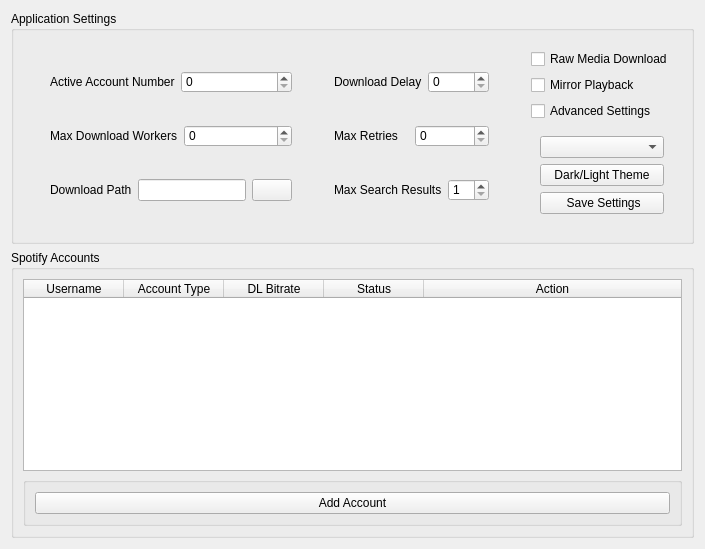
      <widget class="QWidget" name="settings">
       <attribute name="title">
        <string>Settings</string>
       </attribute>
       <layout class="QVBoxLayout" name="verticalLayout">
        <item>
         <widget class="QGroupBox" name="groupBox">
          <property name="minimumSize">
           <size>
            <width>0</width>
            <height>0</height>
           </size>
          </property>
          <property name="title">
           <string>Application Settings</string>
          </property>
          <property name="flat">
           <bool>false</bool>
          </property>
          <layout class="QHBoxLayout" name="horizontalLayout_7">
           <item>
            <widget class="QGroupBox" name="groupBox_10">
             <property name="minimumSize">
              <size>
               <width>0</width>
               <height>0</height>
              </size>
             </property>
             <property name="styleSheet">
              <string notr="true">QGroupBox {
	border:0;
}</string>
             </property>
             <property name="title">
              <string/>
             </property>
             <property name="flat">
              <bool>true</bool>
             </property>
             <layout class="QHBoxLayout" name="horizontalLayout_16">
              <item>
               <widget class="QGroupBox" name="groupBox_15">
                <property name="minimumSize">
                 <size>
                  <width>0</width>
                  <height>0</height>
                 </size>
                </property>
                <property name="autoFillBackground">
                 <bool>false</bool>
                </property>
                <property name="title">
                 <string/>
                </property>
                <property name="flat">
                 <bool>true</bool>
                </property>
                <property name="checkable">
                 <bool>false</bool>
                </property>
                <layout class="QVBoxLayout" name="verticalLayout_6">
                 <item>
                  <widget class="QGroupBox" name="groupBox_14">
                   <property name="minimumSize">
                    <size>
                     <width>0</width>
                     <height>0</height>
                    </size>
                   </property>
                   <property name="title">
                    <string/>
                   </property>
                   <property name="flat">
                    <bool>true</bool>
                   </property>
                   <layout class="QHBoxLayout" name="horizontalLayout_11">
                    <item>
                     <widget class="QLabel" name="lb_parsing_acc_sn">
                      <property name="text">
                       <string>Active Account Number</string>
                      </property>
                     </widget>
                    </item>
                    <item>
                     <widget class="QSpinBox" name="inp_parsing_acc_sn"/>
                    </item>
                   </layout>
                  </widget>
                 </item>
                 <item>
                  <widget class="QGroupBox" name="groupBox_11">
                   <property name="minimumSize">
                    <size>
                     <width>0</width>
                     <height>0</height>
                    </size>
                   </property>
                   <property name="title">
                    <string/>
                   </property>
                   <property name="flat">
                    <bool>true</bool>
                   </property>
                   <layout class="QHBoxLayout" name="horizontalLayout_8">
                    <item>
                     <widget class="QLabel" name="lb_max_threads">
                      <property name="text">
                       <string>Max Download Workers</string>
                      </property>
                     </widget>
                    </item>
                    <item>
                     <widget class="QSpinBox" name="inp_max_threads"/>
                    </item>
                   </layout>
                  </widget>
                 </item>
                 <item>
                  <widget class="QGroupBox" name="groupBox_12">
                   <property name="minimumSize">
                    <size>
                     <width>0</width>
                     <height>0</height>
                    </size>
                   </property>
                   <property name="title">
                    <string/>
                   </property>
                   <property name="flat">
                    <bool>true</bool>
                   </property>
                   <layout class="QHBoxLayout" name="horizontalLayout_9">
                    <item>
                     <widget class="QLabel" name="lb_download_root">
                      <property name="text">
                       <string>Download Path</string>
                      </property>
                     </widget>
                    </item>
                    <item>
                     <widget class="QLineEdit" name="inp_download_root">
                      <property name="dragEnabled">
                       <bool>true</bool>
                      </property>
                      <property name="clearButtonEnabled">
                       <bool>true</bool>
                      </property>
                     </widget>
                    </item>
                    <item>
                     <widget class="QPushButton" name="btn_download_root_browse">
                      <property name="text">
                       <string/>
                      </property>
                     </widget>
                    </item>
                   </layout>
                  </widget>
                 </item>
                </layout>
               </widget>
              </item>
              <item>
               <widget class="QGroupBox" name="groupBox_16">
                <property name="title">
                 <string/>
                </property>
                <property name="flat">
                 <bool>true</bool>
                </property>
                <layout class="QVBoxLayout" name="verticalLayout_7">
                 <item>
                  <widget class="QGroupBox" name="groupBox_20">
                   <property name="minimumSize">
                    <size>
                     <width>0</width>
                     <height>0</height>
                    </size>
                   </property>
                   <property name="title">
                    <string/>
                   </property>
                   <property name="flat">
                    <bool>true</bool>
                   </property>
                   <layout class="QHBoxLayout" name="horizontalLayout_15">
                    <item>
                     <widget class="QLabel" name="lb_download_delay">
                      <property name="text">
                       <string>Download Delay</string>
                      </property>
                     </widget>
                    </item>
                    <item>
                     <widget class="QSpinBox" name="inp_download_delay"/>
                    </item>
                   </layout>
                  </widget>
                 </item>
                 <item>
                  <widget class="QGroupBox" name="groupBox_17">
                   <property name="minimumSize">
                    <size>
                     <width>0</width>
                     <height>0</height>
                    </size>
                   </property>
                   <property name="title">
                    <string/>
                   </property>
                   <property name="flat">
                    <bool>true</bool>
                   </property>
                   <layout class="QHBoxLayout" name="horizontalLayout_12">
                    <item>
                     <widget class="QLabel" name="lb_max_retries">
                      <property name="text">
                       <string>Max Retries</string>
                      </property>
                     </widget>
                    </item>
                    <item>
                     <widget class="QSpinBox" name="inp_max_retries"/>
                    </item>
                   </layout>
                  </widget>
                 </item>
                 <item>
                  <widget class="QGroupBox" name="groupBox_21">
                   <property name="minimumSize">
                    <size>
                     <width>0</width>
                     <height>0</height>
                    </size>
                   </property>
                   <property name="title">
                    <string/>
                   </property>
                   <property name="flat">
                    <bool>true</bool>
                   </property>
                   <layout class="QHBoxLayout" name="horizontalLayout_10">
                    <item>
                     <widget class="QLabel" name="lm_media_format_2">
                      <property name="text">
                       <string>Max Search Results</string>
                      </property>
                     </widget>
                    </item>
                    <item>
                     <widget class="QSpinBox" name="inp_max_search_results">
                      <property name="minimum">
                       <number>1</number>
                      </property>
                      <property name="maximum">
                       <number>50</number>
                      </property>
                     </widget>
                    </item>
                   </layout>
                  </widget>
                 </item>
                </layout>
               </widget>
              </item>
             </layout>
            </widget>
           </item>
           <item>
            <widget class="QGroupBox" name="groupBox_9">
             <property name="minimumSize">
              <size>
               <width>0</width>
               <height>0</height>
              </size>
             </property>
             <property name="maximumSize">
              <size>
               <width>300</width>
               <height>16777215</height>
              </size>
             </property>
             <property name="styleSheet">
              <string notr="true">QGroupBox {
	border:0;
}</string>
             </property>
             <property name="title">
              <string/>
             </property>
             <property name="flat">
              <bool>true</bool>
             </property>
             <layout class="QVBoxLayout" name="verticalLayout_8">
              <item>
               <widget class="QCheckBox" name="inp_raw_download">
                <property name="toolTip">
                 <string>&lt;html&gt;&lt;head/&gt;&lt;body&gt;&lt;p&gt;Skip injecting metadata, album cover, and file conversion&lt;/p&gt;&lt;/body&gt;&lt;/html&gt;</string>
                </property>
                <property name="text">
                 <string>Raw Media Download</string>
                </property>
               </widget>
              </item>
              <item>
               <widget class="QCheckBox" name="inp_enable_spot_watch">
                <property name="toolTip">
                 <string>&lt;html&gt;&lt;head/&gt;&lt;body&gt;&lt;p&gt;Mirror playback on your Spotify account&lt;/p&gt;&lt;/body&gt;&lt;/html&gt;</string>
                </property>
                <property name="text">
                 <string>Mirror Playback</string>
                </property>
               </widget>
              </item>
              <item>
               <widget class="QCheckBox" name="btn_toggle_advanced">
                <property name="minimumSize">
                 <size>
                  <width>0</width>
                  <height>0</height>
                 </size>
                </property>
                <property name="text">
                 <string>Advanced Settings</string>
                </property>
               </widget>
              </item>
              <item>
               <widget class="QGroupBox" name="groupBox_2">
                <property name="maximumSize">
                 <size>
                  <width>16777215</width>
                  <height>140</height>
                 </size>
                </property>
                <property name="title">
                 <string/>
                </property>
                <layout class="QVBoxLayout" name="verticalLayout_9">
                 <item>
                  <widget class="QComboBox" name="inp_language"/>
                 </item>
                 <item>
                  <widget class="QPushButton" name="toggle_theme_button">
                   <property name="minimumSize">
                    <size>
                     <width>0</width>
                     <height>0</height>
                    </size>
                   </property>
                   <property name="text">
                    <string>Dark/Light Theme</string>
                   </property>
                  </widget>
                 </item>
                 <item>
                  <widget class="QPushButton" name="btn_save_config">
                   <property name="minimumSize">
                    <size>
                     <width>0</width>
                     <height>0</height>
                    </size>
                   </property>
                   <property name="text">
                    <string> Save Settings</string>
                   </property>
                  </widget>
                 </item>
                </layout>
               </widget>
              </item>
             </layout>
            </widget>
           </item>
          </layout>
         </widget>
        </item>
        <item>
         <widget class="QGroupBox" name="groupbox_accounts">
          <property name="title">
           <string>Spotify Accounts</string>
          </property>
          <property name="flat">
           <bool>true</bool>
          </property>
          <layout class="QVBoxLayout" name="verticalLayout_2">
           <item>
            <widget class="QTableWidget" name="tbl_sessions">
             <property name="frameShape">
              <enum>QFrame::StyledPanel</enum>
             </property>
             <property name="editTriggers">
              <set>QAbstractItemView::NoEditTriggers</set>
             </property>
             <property name="selectionMode">
              <enum>QAbstractItemView::SingleSelection</enum>
             </property>
             <property name="selectionBehavior">
              <enum>QAbstractItemView::SelectRows</enum>
             </property>
             <property name="sortingEnabled">
              <bool>true</bool>
             </property>
             <attribute name="horizontalHeaderStretchLastSection">
              <bool>true</bool>
             </attribute>
             <column>
              <property name="text">
               <string>Username</string>
              </property>
             </column>
             <column>
              <property name="text">
               <string>Account Type</string>
              </property>
             </column>
             <column>
              <property name="text">
               <string>DL Bitrate</string>
              </property>
             </column>
             <column>
              <property name="text">
               <string>Status</string>
              </property>
             </column>
             <column>
              <property name="text">
               <string>Action</string>
              </property>
             </column>
            </widget>
           </item>
           <item>
            <widget class="QGroupBox" name="group_login_form">
             <property name="minimumSize">
              <size>
               <width>0</width>
               <height>0</height>
              </size>
             </property>
             <property name="title">
              <string/>
             </property>
             <property name="flat">
              <bool>false</bool>
             </property>
             <layout class="QHBoxLayout" name="horizontalLayout_2">
              <item>
               <widget class="QPushButton" name="btn_login_add">
                <property name="text">
                 <string>Add Account</string>
                </property>
               </widget>
              </item>
             </layout>
            </widget>
           </item>
          </layout>
         </widget>
        </item>
       </layout>
      </widget>
